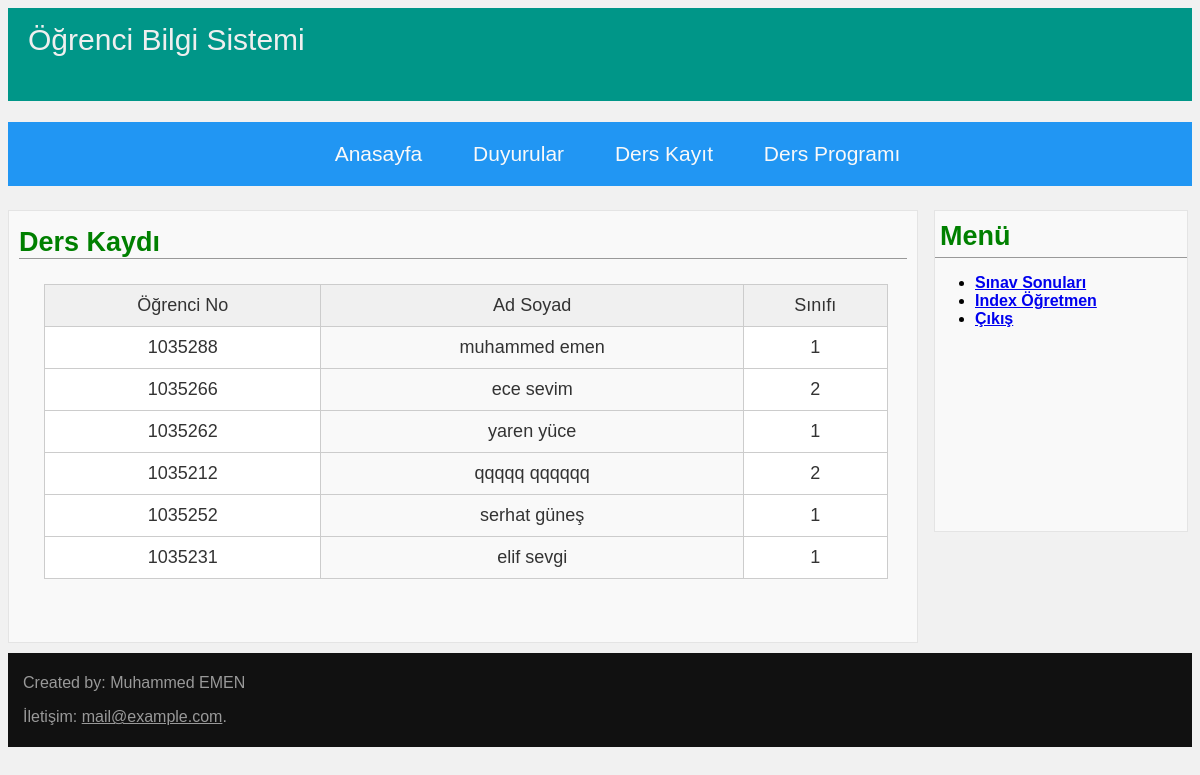
Page /ogrencilistesi.php (signed in) on the committed database.
### tables this page shows
CREATE TABLE IF NOT EXISTS `ogrenciler` (
  `id` int NOT NULL AUTO_INCREMENT,
  `ogrencino` int NOT NULL,
  `sinif` int NOT NULL,
  `ayrilma_tarihi` date DEFAULT NULL,
  `bolum_id` int DEFAULT NULL,
  `kimlik_id` int DEFAULT NULL,
  `adres_id` int DEFAULT NULL,
  `ogrencisifre` varchar(27) DEFAULT NULL,
  PRIMARY KEY (`id`)
);

### ogrencilistesi.php (the view, shortened to what this page needs)
<?php
include 'connect.php';
include 'header.php';
?>
<section>
<article><header>Ders Kaydı</header>
<table class="tg">
  <tr>
    <th class="tg-yw4l">Öğrenci No</th>
    <th class="tg-yw4l">Ad Soyad</th>
    <th class="tg-yw4l">Sınıfı</th>
  </tr>
<?php
$ogrencicek=mysqli_query($baglan," SELECT DISTINCT ad,soyad FROM ogrenciler JOIN kimlikler ");
$sinifcek=mysqli_query($baglan," SELECT ogrencino, sinif FROM ogrenciler");
while($ogrenciListele = mysqli_fetch_array( $ogrencicek) and $sinifListele = mysqli_fetch_array( $sinifcek ) )
{
echo "<tr>
    <td class=\"tg-yw4l\">".$sinifListele[0]."</td>
    <td class=\"tg-b7b8\">". $ogrenciListele[0] . " " . $ogrenciListele[1]."</td>
    <td class=\"tg-yw4l\">".$sinifListele[1]."</td>
  </tr>";
}
?>
</table>
</article>
</section>
<?php
include 'aside.php';
?>
<?php
include 'footer.php';
?>

### style.css (style rules this page uses)
body { background:#f1f1f1; }
header { font-size:27px; color:#efefef; }
section { background:#f9f9f9; font-size:18px; font-weight:normal; padding:10px; margin-top:3px; width:75%; border:1px solid #e4e4e4; display:inline-block; }
article { background:; margin-bottom:15px; width:100%; min-height:50%; height:auto; font-size:20px; font-weight:normal; padding-top:4px; }
section article header { color:green; font-weight:bold; background:none; border-bottom:1px solid #999; height:auto; padding-top:2px; }

### ogrencilistesi.php (style rules this page uses)
.tg { border-collapse:collapse;border-spacing:0;border-color:#ccc;width:95%;margin:25px; }
.tg td { font-family:Arial, sans-serif;font-size:18px;padding:10px 5px;border-style:solid;border-width:1px;overflow:hidden;word-break:normal;border-color:#ccc;color:#333;background-color:#fff;text-align:center; }
.tg th { font-family:Arial, sans-serif;font-size:18px;font-weight:normal;padding:10px 5px;border-style:solid;border-width:1px;overflow:hidden;word-break:normal;border-color:#ccc;color:#333;background-color:#f0f0f0; }
.tg .tg-yw4l { vertical-align:top; }
.tg .tg-b7b8 { background-color:#f9f9f9;vertical-align:top; }

### rows in the picture
ogrenciler: ogrencino "1035288", ogrenciListele "muhammed", ogrenciListele "emen", sinif "1"
ogrenciler: ogrencino "1035266", ogrenciListele "ece", ogrenciListele "sevim", sinif "2"
ogrenciler: ogrencino "1035262", ogrenciListele "yaren", ogrenciListele "yüce", sinif "1"
ogrenciler: ogrencino "1035212", ogrenciListele "qqqqq", ogrenciListele "qqqqqq", sinif "2"
ogrenciler: ogrencino "1035252", ogrenciListele "serhat", ogrenciListele "güneş", sinif "1"
ogrenciler: ogrencino "1035231", ogrenciListele "elif", ogrenciListele "sevgi", sinif "1"
